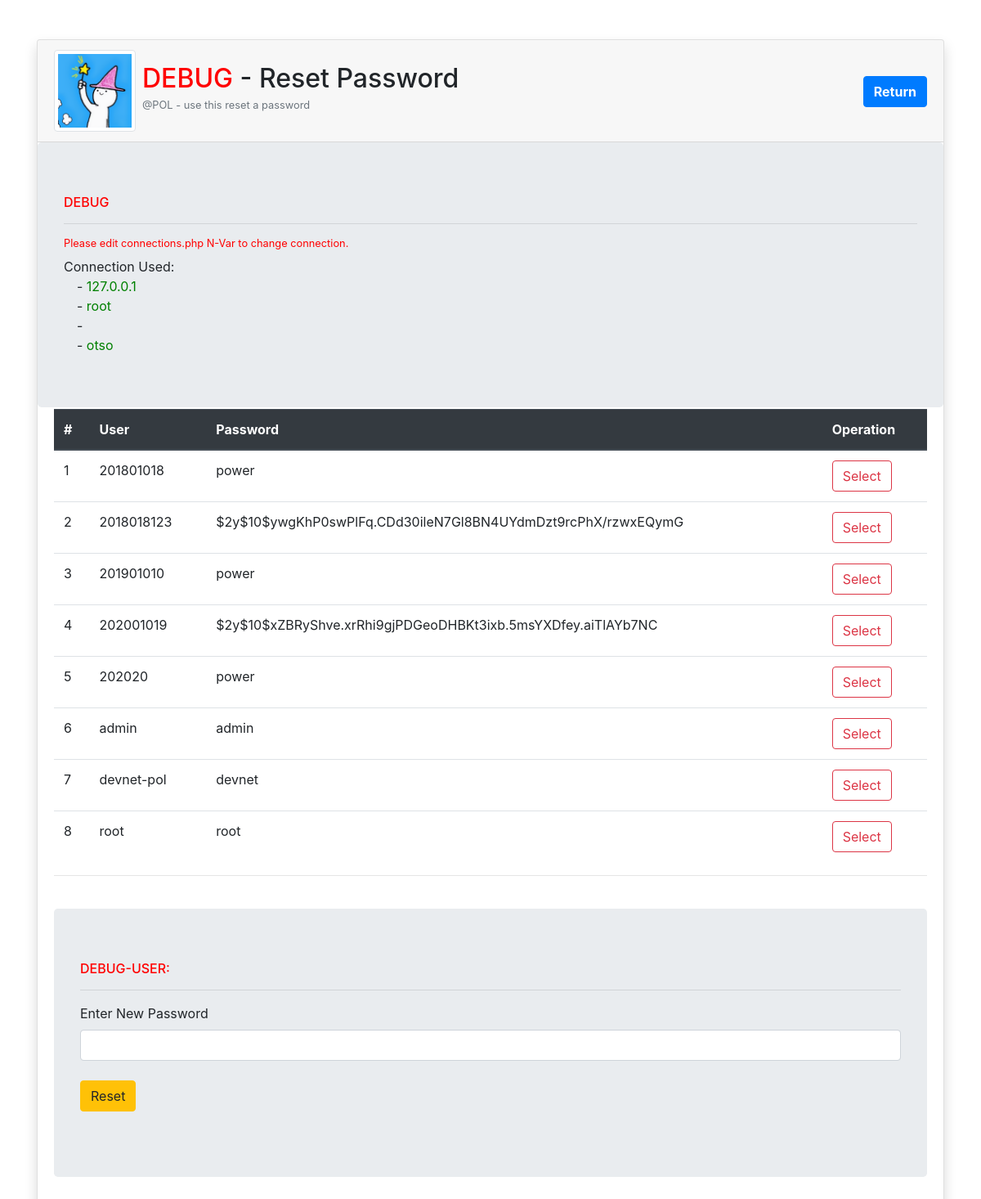
Page /eve/debug-tools/debug-functions/reset-password.php on the earlier database version.
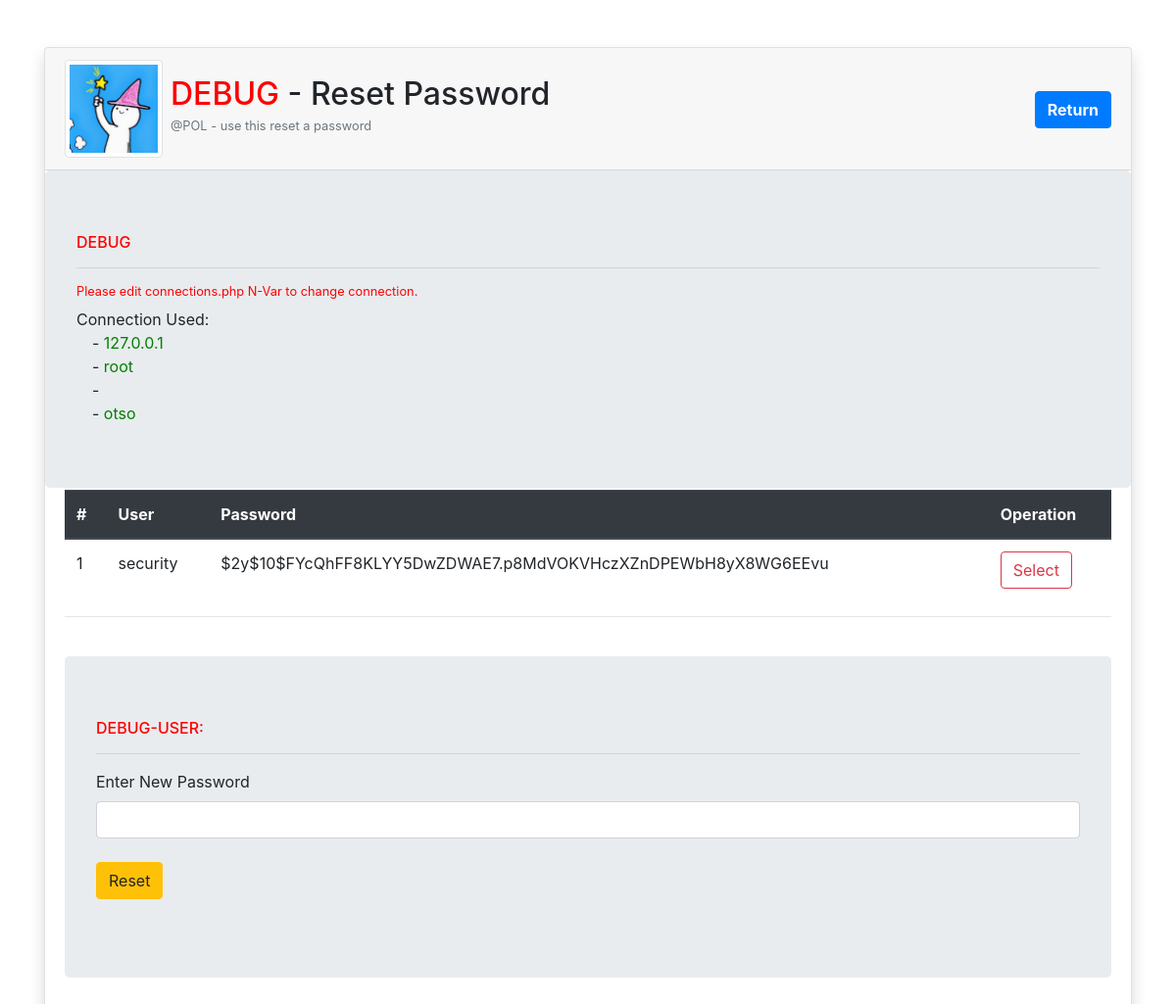
Same page on the later database version.
### tables this page shows
CREATE TABLE `users` (
  `permission` int(1) NOT NULL,
  `username` varchar(50) NOT NULL,
  `password` varchar(200) NOT NULL,
  `firstName` varchar(50) NOT NULL,
  `middleName` varchar(50) NOT NULL,
  `lastName` varchar(50) NOT NULL
);

### eve/library-process/connection.php (called while the page is built, shortened)
<?php
$N = 0;
if ($N == 1) {
  $server = "localhost";
  $dbuser = "gtech.dp";
  $dbpass = "dp";
  $dbname = "paulodb";
  $conn = mysqli_connect($server, $dbuser, $dbpass, $dbname);
  if (!$conn) {
   die("Connection failed: " . mysqli_connect_error());
  }
} elseif ($N == 0) {
    $dbuser = "root";
    $dbname = "otso";
  }
 ?>

### eve/debug-tools/debug-functions/reset-password.php (the view, shortened to what this page needs)
<?php
require_once '../../library-process/connection.php';
 ?>
<!DOCTYPE html>
<html lang="en" dir="ltr">
  <head>
    <link rel="stylesheet" href="https://stackpath.bootstrapcdn.com/bootstrap/4.4.1/css/bootstrap.min.css">
  </head>
  <body>
    <div class="container maindiv">
      <div class="card shadow mt-5 ">
        <div class="card-header">
          <img src="../../library-resource/img/pol_thumbnail.png" alt="404" class="img-thumbnail rounded float-left mr-2" style="width:100px; height:100px;">
          <div class="card-title ml-5 mt-3">
            <h2 class="d-inline mt-5"><span style="color:red">DEBUG</span> - Reset Password </h2>
            <a class="d-inline float-right font-weight-bold btn btn-primary mt-3" href="../index.php">Return</a>
          </div>
          <h6 class="card-subtitle mb-2 ml-3 text-muted small fontsub">@POL - use this reset a password</h6>
         </div>
         <div class="jumbotron">
           <h6 style="color:Red">DEBUG</h6>
           <hr>
           <h6 class="small "style="color:Red">Please edit connections.php N-Var to change connection.</h6>
           <span >Connection Used: </span><br>
             <span class="ml-3">- <span style="color:green"><?php echo $_SERVER['SERVER_ADDR']; ?></span></span><br>
             <span class="ml-3">- <span style="color:green"><?php echo $dbuser; ?></span></span><br>
             <span class="ml-3">- <span style="color:green"><?php echo $dbpass; ?></span></span><br>
             <span class="ml-3">- <span style="color:green"><?php echo $dbname; ?></span></span><br>
         </div>
        <div class="card-body">
          <div class="">
              <table class="table" style="margin-top:-50px;">
                <thead class="thead-dark">
                  <tr>
                    <th>#</th>
                    <th>User</th>
                    <th>Password</th>
                    <th>Operation</th>
                  </tr>
                </thead>
                <tbody>
                  <?php
                  $sql = "SELECT * FROM users";
                  $result = mysqli_query($conn,$sql);
                  $rownum = 1;
                  while($row = mysqli_fetch_array($result, MYSQLI_ASSOC)) {
                    echo "<tr>
                        <td>".$rownum."</td>
                        <td>".$row['username']."</td>
                        <td>".$row['password']."</td>
                        <td>"."<form method='GET'>
                              <input type='hidden' name='resetid' value=".$row['username'].">
                              <input class='btn btn-outline-danger' type='submit' id='confirm' name='resetbtn' value='Select'>
                            </form>"."</td></tr>";
                    $rownum++;
                  }
                   ?>
                </tbody>
              </table>
              <hr>
              <br>
              <div class="jumbotron">
                <h6 style="color:Red">DEBUG-USER: <span><?php echo $_GET['resetid']; ?></span></h6>
                <hr>
                <form method="post">
            <div class="form-group">
              <label for="formGroupExampleInput">Enter New Password</label>
              <input type="text" name="newpass" class="form-control" >
              <input class='btn btn-warning mt-4' type='submit' id='reset' name='reset' value='Reset'>
            </div>
          </form>
              </div>
          </div>
      </div>
  </body>
</html>

Differences in the rows shown:
removed users: username "201801018", password "power"
removed users: username "2018018123", password "$2y$10$ywgKhP0swPlFq.CDd30ileN7Gl8BN4UYdmDzt9rcPhX/rzwxEQymG"
removed users: username "201901010", password "power"
removed users: username "202001019", password "$2y$10$xZBRyShve.xrRhi9gjPDGeoDHBKt3ixb.5msYXDfey.aiTlAYb7NC"
removed users: username "202020", password "power"
removed users: username "admin", password "admin"
removed users: username "devnet-pol", password "devnet"
removed users: username "root", password "root"
added users: username "security", password "$2y$10$FYcQhFF8KLYY5DwZDWAE7.p8MdVOKVHczXZnDPEWbH8yX8WG6EEvu"
